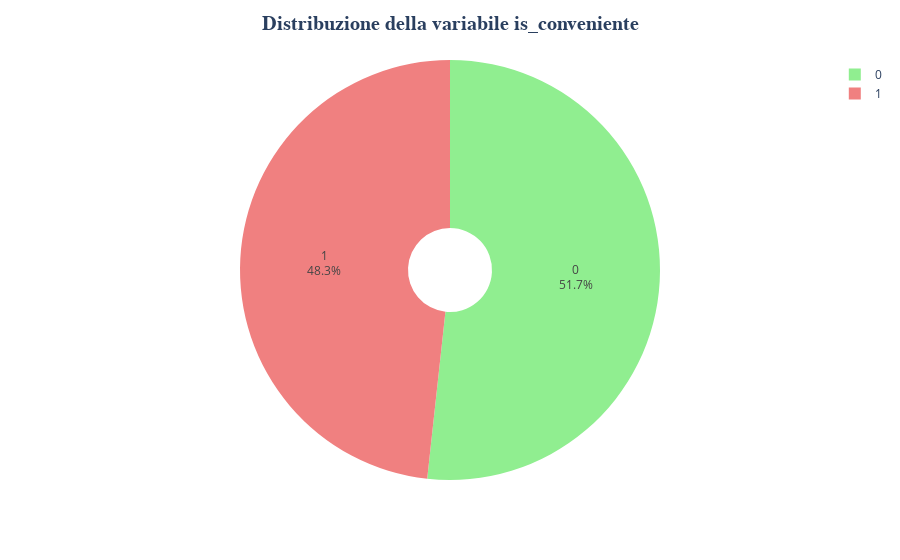

The notebook cell saved with this chart:
### Code cell
plot_is_conveniente_distribution(data_ml)

### Figure 1 — Plotly figure (JSON) as saved in the notebook; plotly's stock layout.template omitted (floating-point values rounded to 4 significant figures)
{"data": [{"customdata": [[0], [1]], "domain": {"x": [0, 1], "y": [0, 1]}, "hole": 0.2, "hovertemplate": "label=%{label}<br>value=%{value}<br>color=%{customdata[0]}<extra></extra>", "labels": [0, 1], "legendgroup": "", "marker": {"colors": ["lightgreen", "lightcoral"]}, "name": "", "showlegend": true, "textinfo": "percent+label", "type": "pie", "values": [1867, 1742]}], "layout": {"legend": {"tracegroupgap": 0}, "margin": {"t": 60}, "title": {"font": {"family": "Arial", "size": 20, "weight": "bold"}, "text": "Distribuzione della variabile is_conveniente", "x": 0.5, "xanchor": "center"}}}
